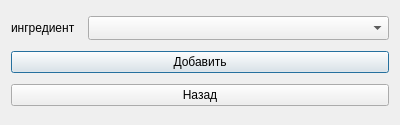
<?xml version="1.0" encoding="UTF-8"?>
<ui version="4.0">
 <class>addRecipes</class>
 <widget class="QDialog" name="addRecipes">
  <property name="geometry">
   <rect>
    <x>0</x>
    <y>0</y>
    <width>400</width>
    <height>125</height>
   </rect>
  </property>
  <property name="windowTitle">
   <string>Dialog</string>
  </property>
  <layout class="QGridLayout" name="gridLayout_2">
   <item row="1" column="0">
    <widget class="QPushButton" name="addBut">
     <property name="text">
      <string>Добавить</string>
     </property>
    </widget>
   </item>
   <item row="2" column="0">
    <widget class="QPushButton" name="exitBut">
     <property name="text">
      <string>Назад</string>
     </property>
    </widget>
   </item>
   <item row="0" column="0">
    <layout class="QGridLayout" name="gridLayout">
     <item row="0" column="0">
      <widget class="QLabel" name="ingrName">
       <property name="text">
        <string>ингредиент</string>
       </property>
      </widget>
     </item>
     <item row="0" column="1">
      <widget class="QComboBox" name="ingr">
       <property name="minimumSize">
        <size>
         <width>301</width>
         <height>24</height>
        </size>
       </property>
      </widget>
     </item>
    </layout>
   </item>
  </layout>
 </widget>
 <resources/>
 <connections/>
</ui>
